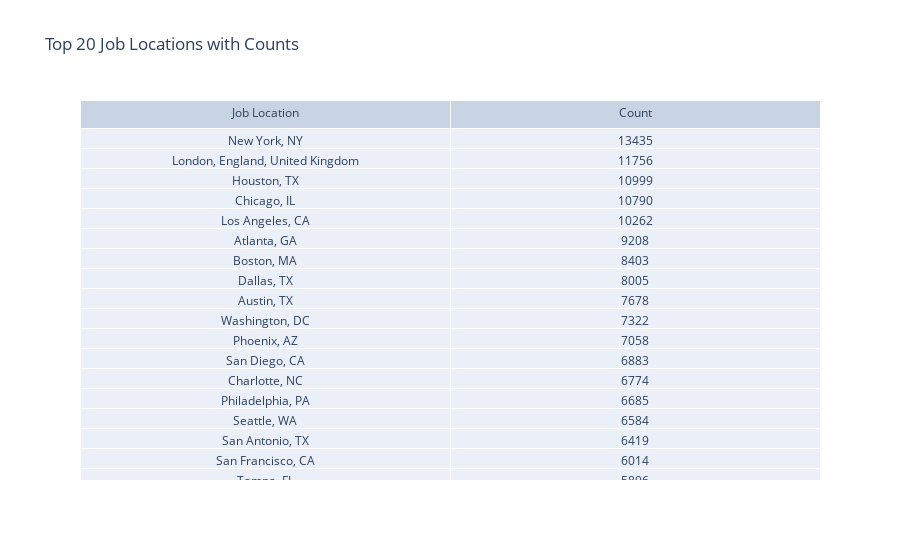

Here is the notebook cell this chart was saved with:
### Code cell
import plotly.graph_objects as go

# Filter out null rows in job_location column
filtered_df = df_spark_postings.filter(df_spark_postings["job_location"].isNotNull())

# Group by job_location and count occurrences, then select the top 20
top_job_locations = filtered_df.groupby("job_location").count().orderBy("count", ascending=False).limit(20)

# Convert Spark DataFrame to Pandas DataFrame
top_job_locations_pd = top_job_locations.toPandas()

# Create an interactive table
fig = go.Figure(data=[go.Table(
    header=dict(values=["Job Location", "Count"]),
    cells=dict(values=[top_job_locations_pd['job_location'], top_job_locations_pd['count']])
)])

# Update layout
fig.update_layout(title='Top 20 Job Locations with Counts')

# Show the table
fig.show()

### Figure 1 — Plotly figure (JSON) as saved in the notebook; plotly's stock layout.template omitted (floating-point values rounded to 4 significant figures)
{"data": [{"cells": {"values": [["New York, NY", "London, England, United Kingdom", "Houston, TX", "Chicago, IL", "Los Angeles, CA", "Atlanta, GA", "Boston, MA", "Dallas, TX", "Austin, TX", "Washington, DC", "Phoenix, AZ", "San Diego, CA", "Charlotte, NC", "Philadelphia, PA", "Seattle, WA", "San Antonio, TX", "San Francisco, CA", "Tampa, FL", "Columbus, OH", "Las Vegas, NV"], [13435, 11756, 10999, 10790, 10262, 9208, 8403, 8005, 7678, 7322, 7058, 6883, 6774, 6685, 6584, 6419, 6014, 5896, 5798, 5691]]}, "header": {"values": ["Job Location", "Count"]}, "type": "table"}], "layout": {"autosize": true, "title": {"text": "Top 20 Job Locations with Counts"}}}
